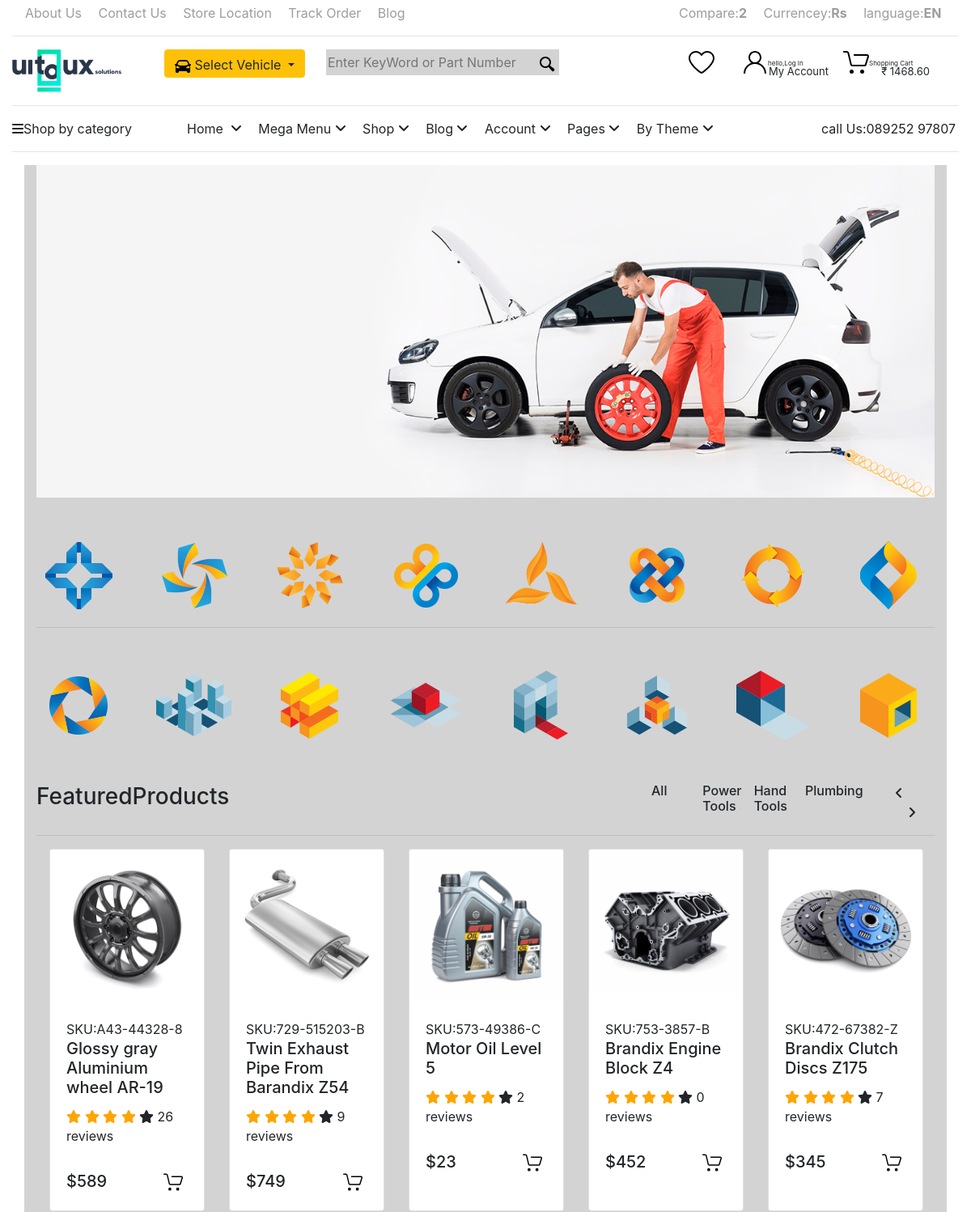
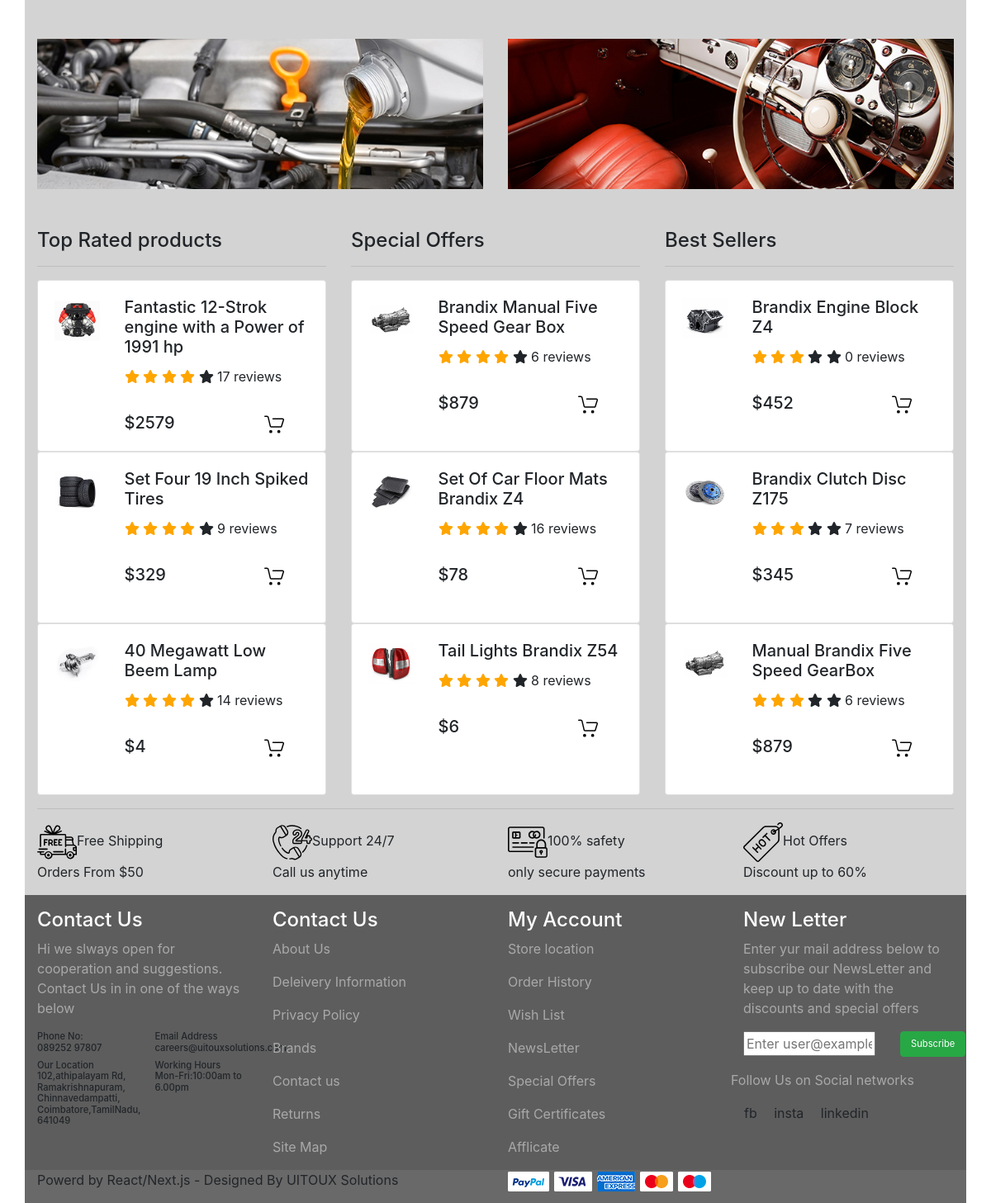
The page / on the database its author committed (2 pictures, top to bottom).
### tables this page shows
CREATE TABLE `featured_products` (
  `fp_id` int(11) NOT NULL,
  `fp_uniq_id` varchar(255) DEFAULT NULL,
  `fp_name` varchar(255) DEFAULT NULL,
  `reviews` int(11) DEFAULT NULL,
  `price` int(11) DEFAULT NULL,
  `fp_img_name` varchar(255) NOT NULL,
  `created_at` timestamp NOT NULL DEFAULT current_timestamp() ON UPDATE current_timestamp(),
  `updated_at` datetime NOT NULL
);

CREATE TABLE `top_rated_products` (
  `fp_id` int(11) NOT NULL,
  `fp_name` varchar(255) DEFAULT NULL,
  `reviews` int(11) DEFAULT NULL,
  `price` int(11) DEFAULT NULL,
  `fp_img_name` varchar(255) NOT NULL,
  `created_at` timestamp NOT NULL DEFAULT current_timestamp() ON UPDATE current_timestamp(),
  `updated_at` date NOT NULL
);

CREATE TABLE `special_offer_products` (
  `fp_id` int(11) NOT NULL,
  `fp_name` varchar(255) DEFAULT NULL,
  `reviews` int(11) DEFAULT NULL,
  `price` int(11) DEFAULT NULL,
  `fp_img_name` varchar(255) NOT NULL,
  `created_at` timestamp NOT NULL DEFAULT current_timestamp() ON UPDATE current_timestamp(),
  `updated_at` date NOT NULL
);

CREATE TABLE `best_seller_products` (
  `fp_id` int(11) NOT NULL,
  `fp_name` varchar(255) DEFAULT NULL,
  `reviews` int(11) DEFAULT NULL,
  `price` int(11) DEFAULT NULL,
  `fp_img_name` varchar(255) NOT NULL,
  `created_at` timestamp NOT NULL DEFAULT current_timestamp() ON UPDATE current_timestamp(),
  `updated_at` date NOT NULL
);

### application/views/home.php (the view, shortened to what the rows shown need)
<!DOCTYPE html>
<html>
<head>
	<link rel="stylesheet" type="text/css" href="<?php echo base_url();?>assets/bootstrap/css/bootstrap.css">
	<link rel="stylesheet" type="text/css" href="<?php echo base_url();?>assets/bootstrap/css/style.css">
	<link rel="stylesheet" type="text/css" href="https://cdnjs.cloudflare.com/ajax/libs/font-awesome/6.3.0/css/all.min.css">
</head>
<body>
	<div class="container mt-3" style="background-color: lightgray;">
		<div class="mt-5">
			<div class="row">
				<?php
					foreach ($featurd_products as $key => $fp) {
						$proimg=$fp['fp_img_name'];
						?>
						<div class="col-md-2 ml-3 mr-3">
					<div class="card" style="width: 12rem; height: 28rem;">
					  <img class="card-img-top" src="<?php echo base_url('assets/source-images/'.$proimg);?>" alt="Card image cap">
					  <div class="card-body">
					  	<span><?php echo $fp['fp_uniq_id'];?></span>
					    <h5 class="card-title"><?php echo $fp['fp_name'];?></h5>
					    <p class="card-text"><span class="fa fa-star checked"></span>
							<span class="fa fa-star checked"></span>
							<span class="fa fa-star checked"></span>
							<span class="fa fa-star checked"></span>
							<span class="fa fa-star"></span>&nbsp;<?php echo $fp['reviews'];?> reviews
						</p>
					    <div class="row">
					    	<div class="col-md-8">
					    		<p><h5>&dollar;<?php echo $fp['price'];?></h5></p>
					    	</div>
					    	<div class="col-md-4 mt-3">
					    		<img src="<?php echo base_url();?>assets/source-images/svg/cart.svg" style="width:1.5rem;">
					    	</div>
					    </div>
					  </div>
					</div>
				</div>
				<?php	}
				?>
			</div>
			<div class="row mt-5">
				<div class="col-md-4">
					<?php
					foreach ($top_products as $key => $tp1) {
						$proimg1=$tp1['fp_img_name'];
						?>
						 <div class="card" style="height:13rem;">
					      <div class="card-body">
					      	<div class="row">
					      		<div class="col-md-3">
					      			<img src="<?php echo base_url('assets/source-images/'.$proimg1);?>" class="img-fluid">
					      		</div>
					      		<div class="col-md-9">
					      			<h5 class="card-title"><?php echo $tp1['fp_name'];?></h5>
							        <p class="card-text">
							        	<span class="fa fa-star checked"></span>
										<span class="fa fa-star checked"></span>
										<span class="fa fa-star checked"></span>
										<span class="fa fa-star checked"></span>
										<span class="fa fa-star"></span>&nbsp;<?php echo $tp1['reviews'];?> reviews
							        </p>
							        <div class="row">
								    	<div class="col-md-8">
								    		<p><h5>&dollar;<?php echo $tp1['price'];?></h5></p>
								    	</div>
								    	<div class="col-md-4 mt-3">
								    		<img src="<?php echo base_url();?>assets/source-images/svg/cart.svg" style="width:1.5rem;">
								    	</div>
									 </div>
					      		</div>
					      	</div>
					      </div>
					    </div>
					<?php  } ?>
					</div>
					<div class="col-md-4">
						<?php
						foreach ($offer_products as $key => $op) {
						$proimg1=$op['fp_img_name'];
						?>
						<div class="card" style="height:13rem;">
					      <div class="card-body">
					      	<div class="row">
					      		<div class="col-md-3">
					      			<img src="<?php echo base_url('assets/source-images/'.$proimg1);?>" class="img-fluid">
					      		</div>
					      		<div class="col-md-9">
					      			<h5 class="card-title"><?php echo $op['fp_name'];?></h5>
							        <p class="card-text">
							        	<span class="fa fa-star checked"></span>
										<span class="fa fa-star checked"></span>
										<span class="fa fa-star checked"></span>
										<span class="fa fa-star checked"></span>
										<span class="fa fa-star"></span>&nbsp;<?php echo $op['reviews'];?> reviews
							        </p>
							        <div class="row">
								    	<div class="col-md-8">
								    		<p><h5>&dollar;<?php echo $op['price'];?></h5></p>
								    	</div>
								    	<div class="col-md-4 mt-3">
								    		<img src="<?php echo base_url();?>assets/source-images/svg/cart.svg" style="width:1.5rem;">
								    	</div>
									 </div>
					      		</div>
					      	</div>
					      </div>
					    </div>
					<?php } ?>
					</div>
					<div class="col-md-4">
						<?php
						foreach ($best_products as $key => $bp) {
						$proimg1=$bp['fp_img_name'];
						?>
						<div class="card" style="height:13rem;">
						      <div class="card-body">
						      	<div class="row">
						      		<div class="col-md-3">
						      			<img src="<?php echo base_url('assets/source-images/'.$proimg1);?>" class="img-fluid">
						      		</div>
						      		<div class="col-md-9">
						      			<h5 class="card-title"><?php echo $bp['fp_name'];?></h5>
								        <p class="card-text">
								        	<span class="fa fa-star checked"></span>
											<span class="fa fa-star checked"></span>
											<span class="fa fa-star checked"></span>
											<span class="fa fa-star "></span>
											<span class="fa fa-star"></span>&nbsp;<?php echo $bp['reviews'];?> reviews
								        </p>
								        <div class="row">
									    	<div class="col-md-8">
									    		<p><h5>&dollar;<?php echo $bp['price'];?></h5></p>
									    	</div>
									    	<div class="col-md-4 mt-3">
									    		<img src="<?php echo base_url();?>assets/source-images/svg/cart.svg" style="width:1.5rem;">
									    	</div>
										 </div>
						      		</div>
						      	</div>
						      </div>
						    </div>
						<?php } ?>
						</div>
					</div>
				</div>
	</div>
</body>
</html>

### rows shown on the page
featured_products: fp_img_name (picture), fp_uniq "SKU:A43-44328-8", fp_name "Glossy gray Aluminium wheel AR-19", reviews "26", price "589"
featured_products: fp_img_name (picture), fp_uniq "SKU:729-515203-B", fp_name "Twin Exhaust Pipe From Barandix Z54", reviews "9", price "749"
featured_products: fp_img_name (picture), fp_uniq "SKU:573-49386-C", fp_name "Motor Oil Level 5", reviews "2", price "23"
featured_products: fp_img_name (picture), fp_uniq "SKU:753-3857-B", fp_name "Brandix Engine Block Z4", reviews "0", price "452"
featured_products: fp_img_name (picture), fp_uniq "SKU:472-67382-Z", fp_name "Brandix Clutch Discs Z175", reviews "7", price "345"
top_rated_products: fp_img_name (picture), fp_name "Fantastic 12-Strok engine with a Power of 1991 hp", reviews "17", price "2579"
top_rated_products: fp_img_name (picture), fp_name "Set Four 19 Inch Spiked Tires", reviews "9", price "329"
top_rated_products: fp_img_name (picture), fp_name "40 Megawatt Low Beem Lamp", reviews "14", price "4"
special_offer_products: fp_img_name (picture), fp_name "Brandix Manual Five Speed Gear Box", reviews "6", price "879"
special_offer_products: fp_img_name (picture), fp_name "Set Of Car Floor Mats Brandix Z4", reviews "16", price "78"
special_offer_products: fp_img_name (picture), fp_name "Tail Lights Brandix Z54", reviews "8", price "6"
best_seller_products: fp_img_name (picture), fp_name "Brandix Engine Block Z4", reviews "0", price "452"
best_seller_products: fp_img_name (picture), fp_name "Brandix Clutch Disc Z175", reviews "7", price "345"
best_seller_products: fp_img_name (picture), fp_name "Manual Brandix Five Speed GearBox", reviews "6", price "879"
